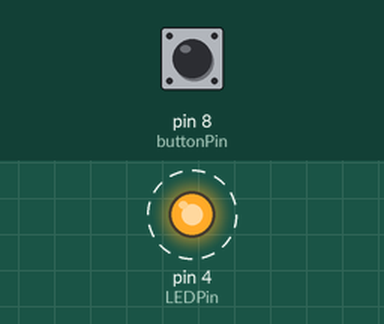
Simulated run of this sketch. Board: Arduino Uno, built with avr-gcc and run on an emulated ATmega328P. Shown: output pins drawn as LEDs (lit = HIGH). Dashed ring = blinking. Inputs (shaded band) come from the test bench; at power-on: pin 8 (buttonPin) LOW.

Above: at 0.05 s.
Timing chart, 0 to 3.0 s (numbered marks = the images above):
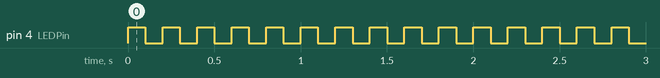

Measured:
- by itself, pin 4 (LEDPin): alternates HIGH for 0.10 s and LOW for 0.10 s

The sketch:

introArduino.ino
```cpp
int LEDPin = 4;
int buttonPin = 8;


void setup() {

  pinMode(LEDPin, OUTPUT);

  pinMode(buttonPin, INPUT);

}

void loop() {

  //Part 1 of the workshop
  digitalWrite(LEDPin, HIGH);

  delay(100);

  digitalWrite(LEDPin, LOW);

  delay(100);

  //Part 2 of the workshop
  if (digitalRead(buttonPin) == HIGH) {

    digitalWrite(LEDPin, HIGH);

  } else {

    digitalWrite(LEDPin, LOW);

  }


}
```
